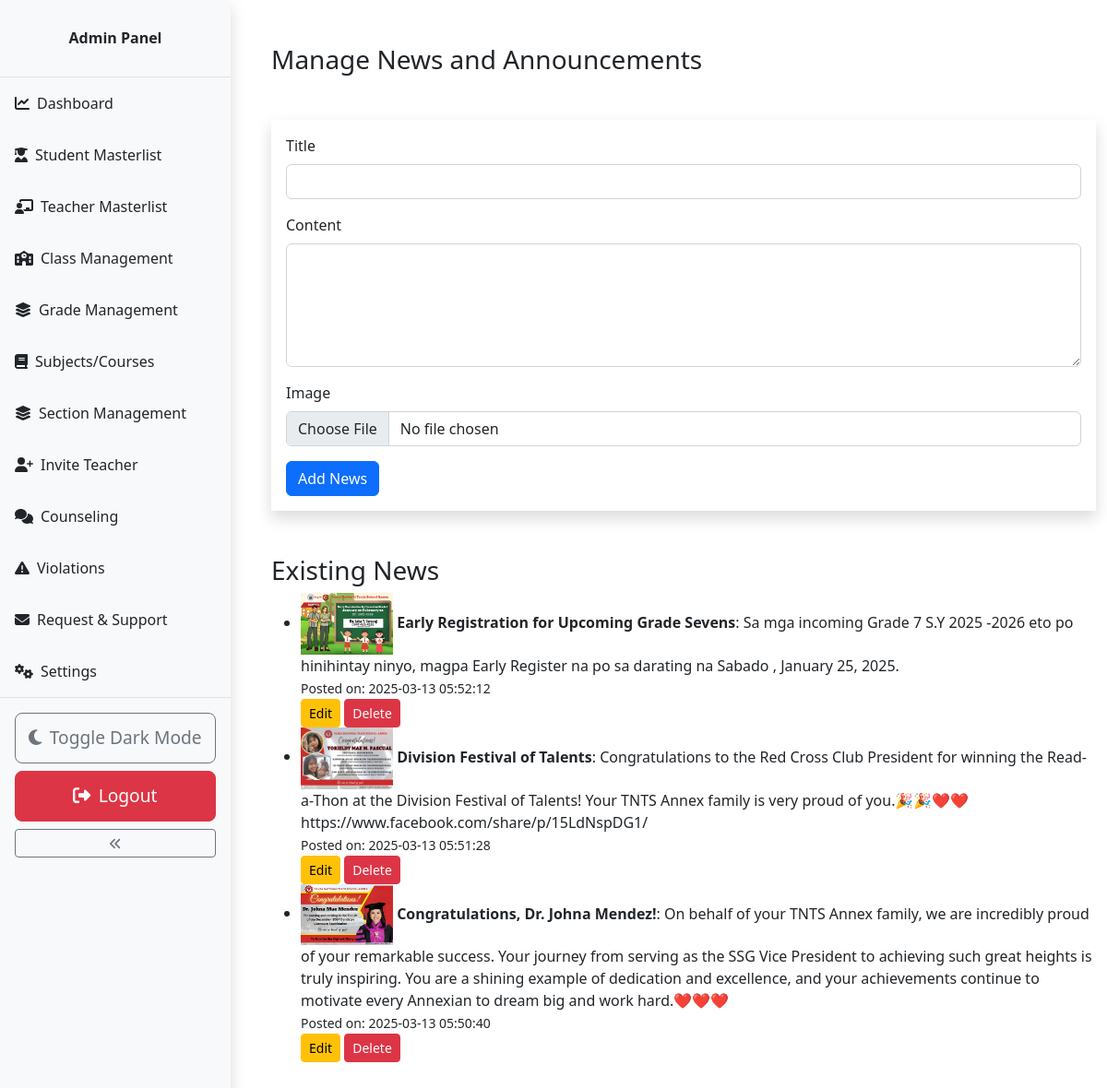
The page /admin/news.php (signed in) on the database its author committed.
### tables this page shows
CREATE TABLE `news` (
  `id` int(11) NOT NULL,
  `title` varchar(255) NOT NULL,
  `content` text NOT NULL,
  `image` varchar(255) DEFAULT NULL,
  `date` timestamp NOT NULL DEFAULT current_timestamp()
);

### data/news.php (called while the page is built, shortened)
<?php
function getNews($conn) {
    $sql = "SELECT id, title, content, image, date FROM news ORDER BY date DESC";
    $stmt = $conn->prepare($sql);
    $stmt->execute();
    return $stmt->fetchAll(PDO::FETCH_ASSOC);
}
?>

### admin/news.php (the view, shortened to what this page needs)
<?php
if (isset($_SESSION['admin_id']) && isset($_SESSION['role']) && $_SESSION['role'] == 'Admin') {
    include "../DB_connection.php";
    include "../data/news.php";
    $news = getNews($conn);
?>
<!DOCTYPE html>
<html lang="en">
<head>
    <link rel="stylesheet" href="https://cdn.jsdelivr.net/npm/bootstrap@5.2.0/dist/css/bootstrap.min.css">
    <link rel="stylesheet" href="../css/style.css">
    <link rel="stylesheet" href="css/admin.css">
</head>
<body>
    <?php include "inc/navbar.php"; ?>
    <div class="container mt-5">
        <h3>Manage News and Announcements</h3>
        <form method="post" enctype="multipart/form-data" class="shadow p-3 mt-5">
            <div class="mb-3">
                <label class="form-label">Title</label>
                <input type="text" class="form-control" name="title" required>
            </div>
            <div class="mb-3">
                <label class="form-label">Content</label>
                <textarea class="form-control" name="content" rows="5" required></textarea>
            </div>
            <div class="mb-3">
                <label class="form-label">Image</label>
                <input type="file" class="form-control" name="image" required>
            </div>
            <button type="submit" class="btn btn-primary">Add News</button>
        </form>
        <h3 class="mt-5">Existing News</h3>
        <ul>
            <?php foreach ($news as $item) { ?>
                <li>
                    <?php if (!empty($item['image'])) { ?>
                        <img src="../uploads/<?=$item['image']?>" alt="<?=$item['title']?>" style="max-width: 100px;">
                    <?php } ?>
                    <strong><?=$item['title']?></strong>: <?=$item['content']?><br><small>Posted on: <?=$item['date']?></small>
                    <br>
                    <a href="edit_news.php?id=<?=$item['id']?>" class="btn btn-warning btn-sm">Edit</a>
                    <a href="delete_news.php?id=<?=$item['id']?>" class="btn btn-danger btn-sm" onclick="return confirm('Are you sure you want to delete this news?');">Delete</a>
                </li>
            <?php } ?>
        </ul>
    </div>
</body>
</html>
<?php
} else {
    header("Location: ../login.php");
    exit;
}
?>

### css/style.css (style rules this page uses)
body, html { height: 100%; margin: 0; overflow: hidden; }

### admin/css/admin.css (style rules this page uses)
body { margin: 0; padding: 0; display: flex; }

### admin/news.php (style rules this page uses)
body { overflow-y: auto; }
.container { max-height: 90vh; overflow-y: auto; }

### rows shown on the page
news: image (picture), title "Early Registration for Upcoming Grade Sevens", content "Sa mga incoming Grade 7 S.Y 2025 -2026 eto po hinihintay ninyo, magpa Early Register na po sa darating na Sabado , January 25, 2025.", date "2025-03-13 05:52:12"
news: image (picture), title "Division Festival of Talents", content "Congratulations to the Red Cross Club President for winning the Read-a-Thon at the Division Festival of Talents! Your TNTS Annex family is very proud of you.🎉🎉❤️❤️ https://www.facebook.com/share/p/15LdNspDG1/", date "2025-03-13 05:51:28"
news: image (picture), title "Congratulations, Dr. Johna Mendez!", content "On behalf of your TNTS Annex family, we are incredibly proud of your remarkable success. Your journey from serving as the SSG Vice President to achieving such great heights is truly inspiring. You are a shining example of dedication and excellence, and your achievements continue to motivate every Annexian to dream big and work hard.❤️❤️❤️", date "2025-03-13 05:50:40"
